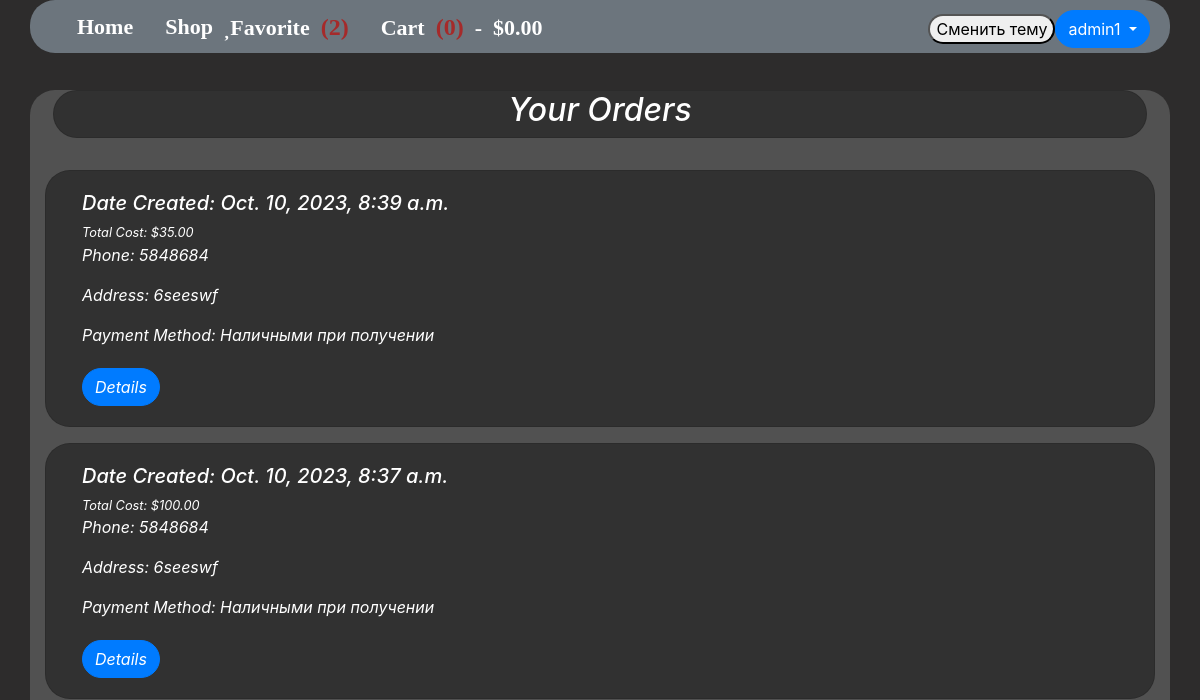
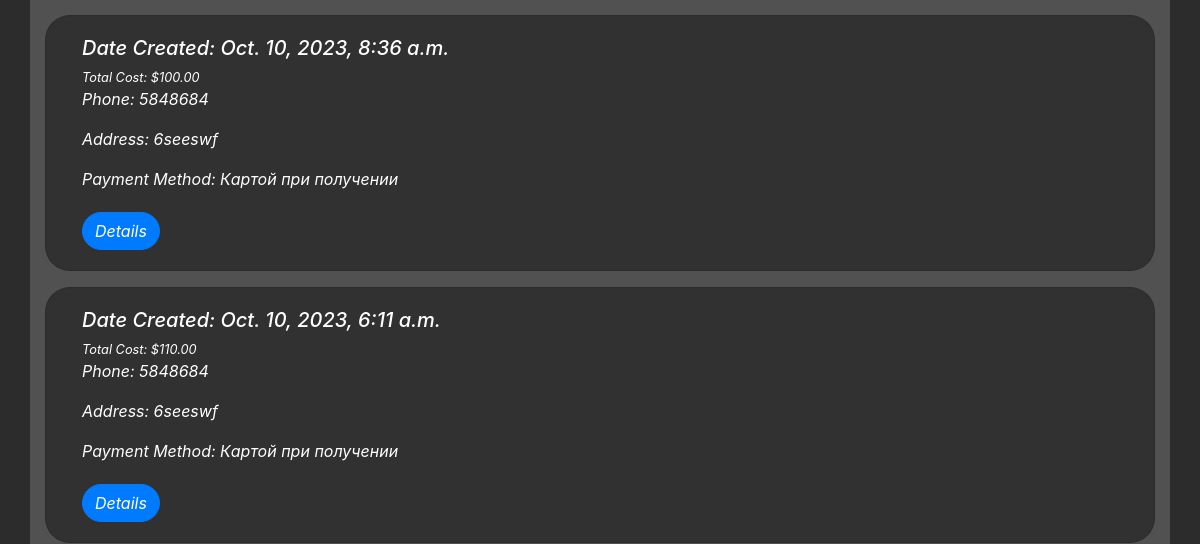
Page /orders/ (signed in, upper part) on the earlier database version (2 pictures, top to bottom).
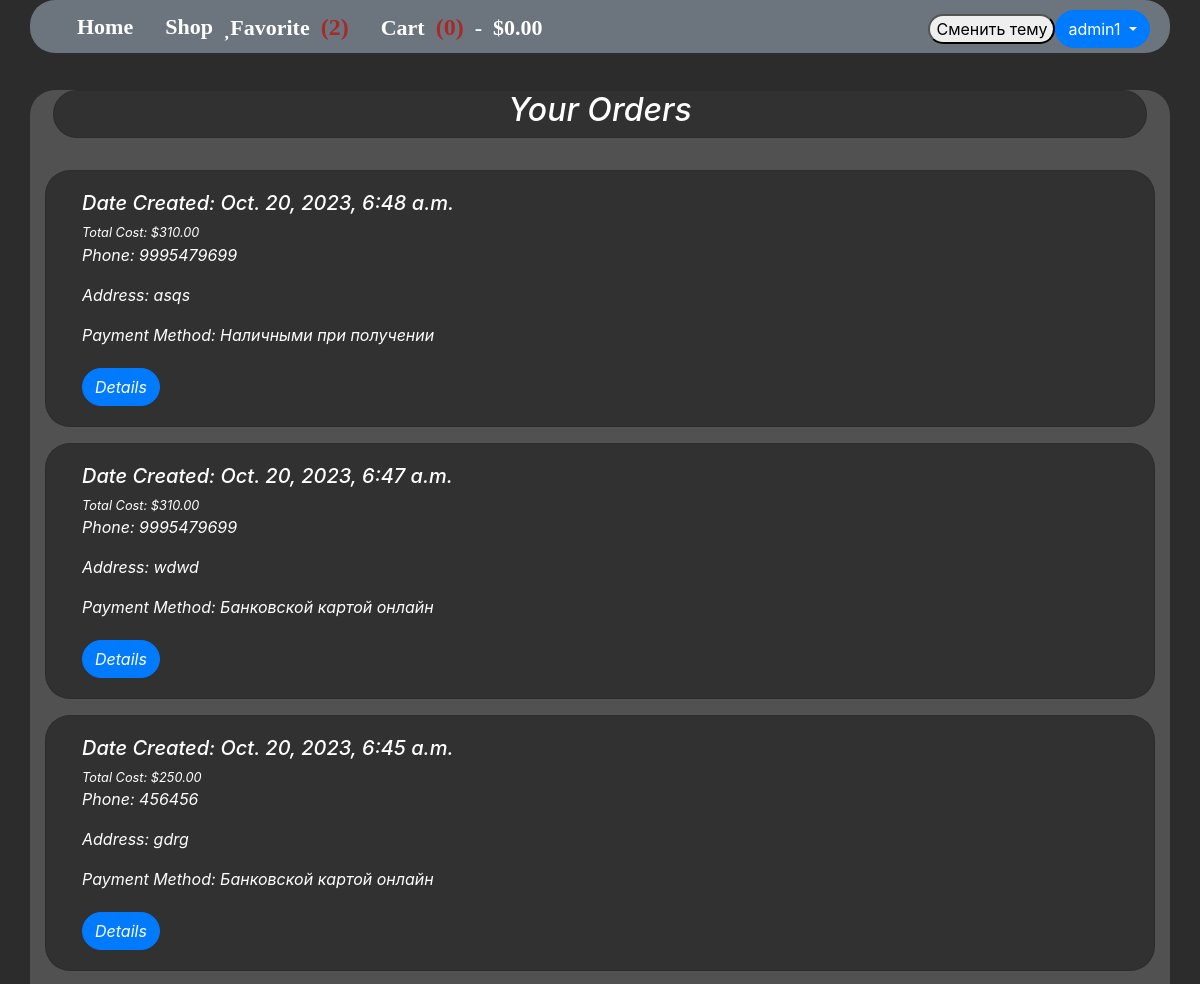
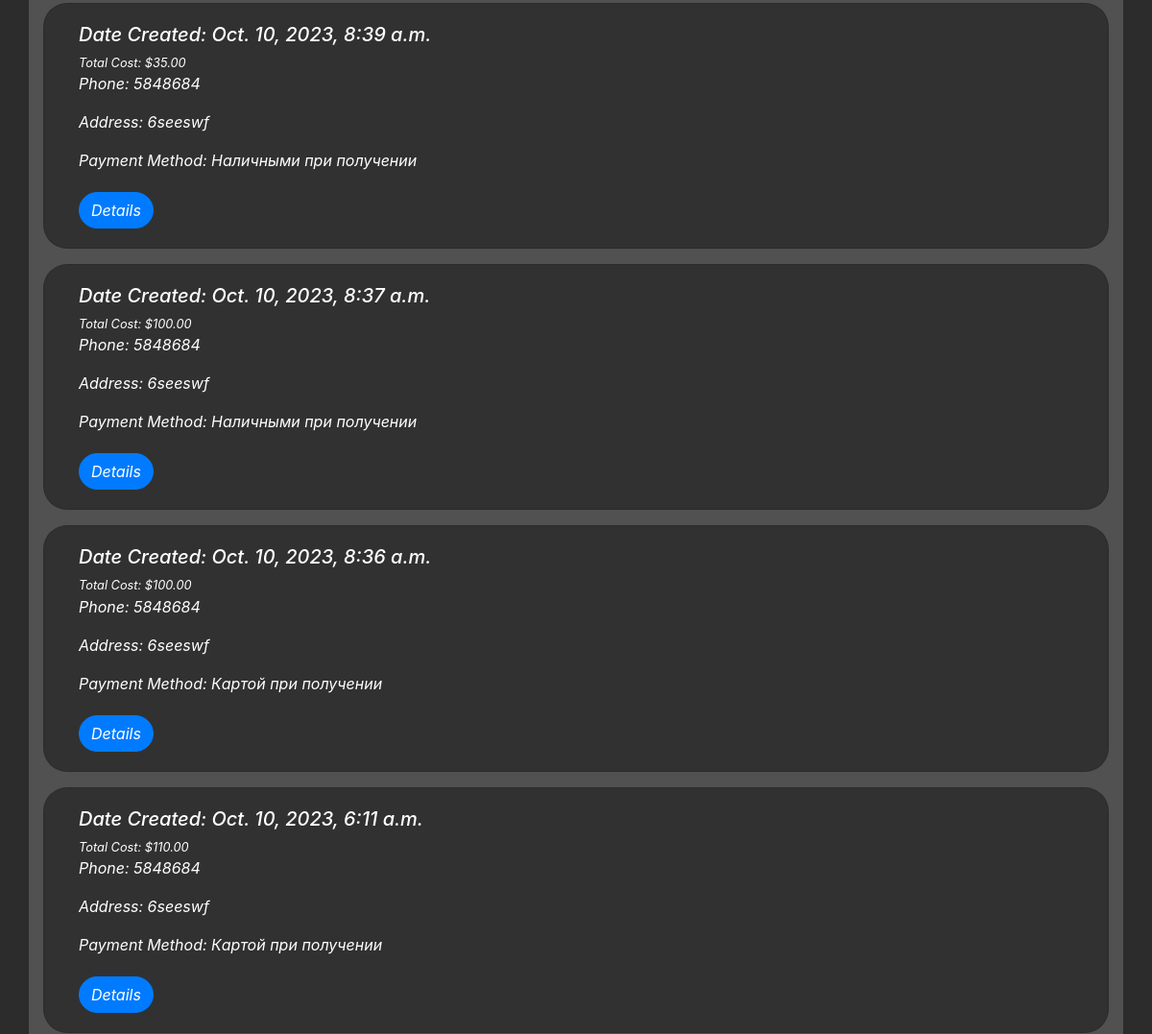
Same page on the later database version (2 pictures, top to bottom).
### pagestore/models.py (models this page shows, shortened)
class Order(models.Model):
    user = models.ForeignKey(User, on_delete=models.CASCADE)
    phone = models.CharField(max_length=50, blank=True, null=True)
    addres = models.CharField(max_length=100, blank=True, null=True)
    payment = models.CharField(max_length=50, blank=True, null=True)
    products = models.ManyToManyField(Product, related_name="orders")
    total_cost = models.DecimalField(max_digits=10, decimal_places=2)
    date_created = models.DateTimeField(auto_now_add=True)

### pagestore/views.py (the view)
# urls.py: path('orders/', views.orders, name='orders'),
@login_required(login_url='loginpage')
def orders(request):
    user_orders = Order.objects.filter(user=request.user).order_by('-date_created')
    return render(request, 'pagestore/orders.html', {'user_orders': user_orders})

### pagestore/context_processors.py (called while the page is built)
def cart_items(request):
    cart_dict = request.session.get('cart', {})
    cart_count = sum(cart_dict.values())
    total_cost = Decimal('0.00')
    for product_id, quantity in cart_dict.items():
        product = get_object_or_404(Product, id=product_id)
        total_cost += product.price * quantity
    return {'cart_count': cart_count, 'total_cost': total_cost}

def favorite(request):
    if request.user.is_authenticated:
        user = request.user
        favorites, created = Favorite.objects.get_or_create(user=user)
        favorite_products = favorites.products.all()
    else:
        favorite_products = []
    return {'favorite_products': favorite_products}

### pagestore/templates/pagestore/orders.html (shortened to what this page needs)
{% extends 'pagestore/base.html' %}
{% load static %}
{% block body %}
<div class="card mb-2 g-5 m-2 color_bg_card">
    <h2 class="favorites-header">Your Orders</h2>
</div><br>
{% for order in user_orders %}
    <div class="card mb-3 box grid-item">
        <div class="card-body">
            <div class="d-flex justify-content-between">
                <div class="d-flex flex-row align-items-center">
                    <div class="ms-3">
                        <h5>Date Created: {{ order.date_created }}</h5>
                        <p class="small mb-0">Total Cost: ${{ order.total_cost }}</p>
                        <p>Phone: {{ order.phone }}</p>
                        <p>Address: {{ order.addres }}</p>
                        <p>Payment Method: {{ order.payment }}</p>
                        <h5 class="fw-normal mb-0">
                            <a href="{% url 'order_detail' order.id %}" class="btn btn-primary">Details</a>
                        </h5>
                    </div>
                </div>
            </div>
        </div>
    </div>
{% endfor %}
{% endblock %}

Differences in the rows shown:
added Order: date_created "Oct. 20, 2023, 6:48 a.m.", total_cost "310.00", phone "9995479699", addres "asqs", payment "Наличными при получении"
added Order: date_created "Oct. 20, 2023, 6:47 a.m.", total_cost "310.00", phone "9995479699", addres "wdwd", payment "Банковской картой онлайн"
added Order: date_created "Oct. 20, 2023, 6:45 a.m.", total_cost "250.00", phone "456456", addres "gdrg", payment "Банковской картой онлайн"
